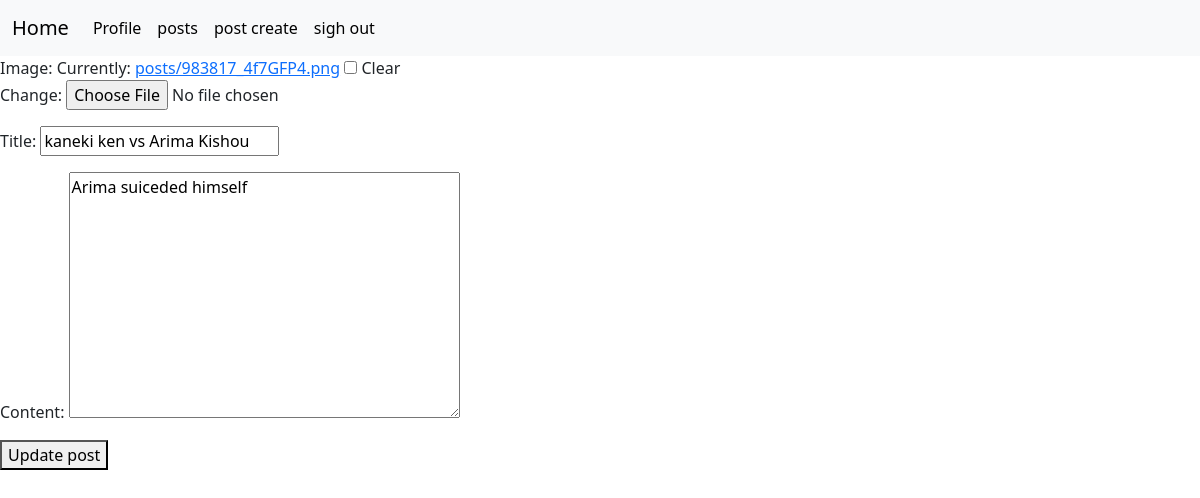
The app's page /posts/update/4/ (signed in), older data.
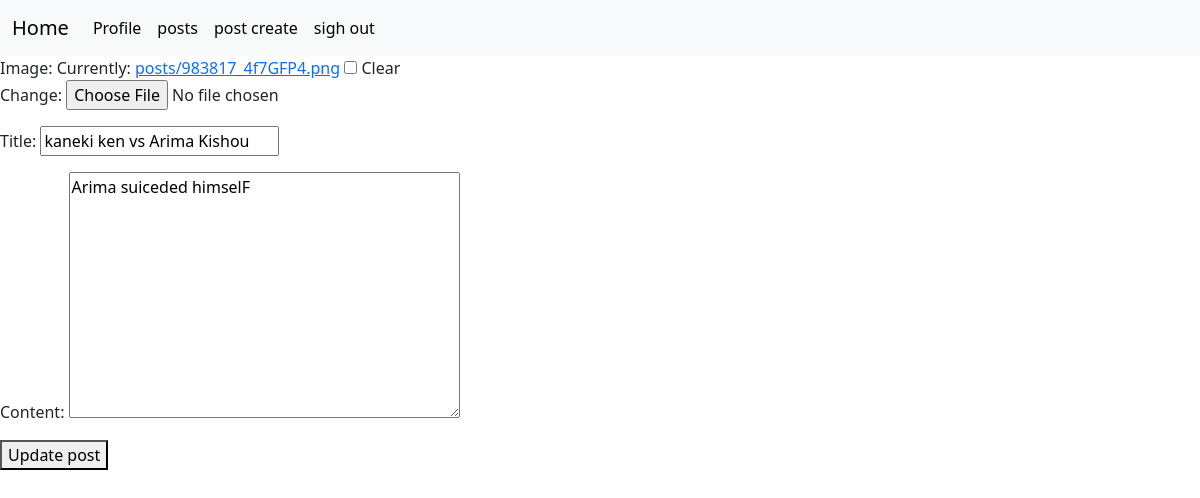
The same page, newer data.
### posts/models.py (models this page shows, shortened)
class Post(models.Model):
    image = models.ImageField(upload_to = 'posts/', null=True, blank=True)
    title = models.CharField(max_length=100)
    content = models.TextField()
    rate = models.IntegerField(default=0)
    author = models.ForeignKey(User, on_delete=models.CASCADE, null=True, blank=True)
    created_at = models.DateTimeField(auto_now_add=True)
    updated_at = models.DateTimeField(auto_now=True)
    category = models.ForeignKey(Category, on_delete=models.CASCADE, related_name='posts', null=True, blank=True)
    tag = models.ManyToManyField(Tag, related_name='posts', blank=True, null=True)
    class Meta:
        verbose_name= ' post Esli ne ponimaesh uchi angl'
        verbose_name_plural = 'Posts'

### posts/views.py (the view, shortened to what this page needs)
# urls.py: path("posts/update/<int:id>/", views.post_update_view, name='post_update_view'),
@login_required(login_url='/login/')
def post_update_view(request, id):
    post = Post.objects.get(id=id)
    if request.method == 'GET':
        form = PostUpdateForm(instance=post)
        return render(request, 'posts/post_update.html', {'form': form})

### posts/forms.py (shortened to what this page needs)
class PostUpdateForm(forms.ModelForm):
    class Meta:
        model = Post
        fields = ['image','title', 'content']

### templates/posts/post_update.html (shortened to what this page needs)
{% extends 'components/navbar.html'%}
{% block content%}
<form action="" method="post" enctype="multipart/form-data">
    {{form.as_p}}
    <button type="submit"> Update post</button>
</form>
{% endblock %}

### templates/components/navbar.html (shortened to what this page needs)
{% load static %}
<html lang="en">
  <head>
    <link href="https://cdn.jsdelivr.net/npm/bootstrap@5.3.3/dist/css/bootstrap.min.css" rel="stylesheet">
  </head>
<body>
<nav class="navbar navbar-expand-lg bg-body-tertiary">
  <div class="container-fluid">
    <a class="navbar-brand" href="/">Home</a>
    <div class="collapse navbar-collapse" id="navbarNav">
      <ul class="navbar-nav">
        {% if request.user.is_authenticated %}
        <li class="nav-item">
          <a class="nav-link active" aria-current="page" href="/profile/">Profile</a>
        </li>
        <li class="nav-item">
          <a class="nav-link active" aria-current="page" href="/posts/">posts</a>
        </li>
        <li class="nav-item">
          <a class="nav-link active" aria-current="page" href="/posts/create/">post create</a>
        </li>
        <li class="nav-item">
          <a class="nav-link active" aria-current="page" href="/logout/">sigh out</a>
        </li>
        {% endif%}
      </ul>
    </div>
  </div>
</nav>
{%block content%}
{%endblock%}
</body>
</html>

Row changes from the older to the newer data that the page shows:
changed Post "kaneki ken vs Arima Kishou": content "Arima suiceded himself" → "Arima suiceded himselF"
